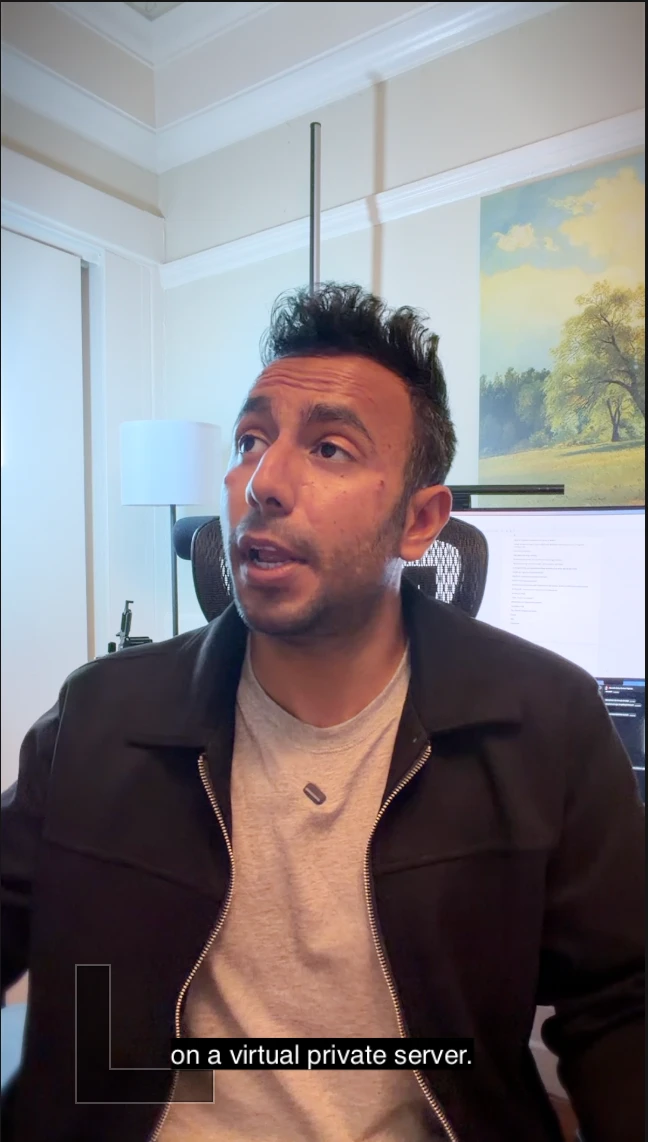
#> input picture videos/bluehost-agent-hosting/reference/face-sample.webp, 648 x 1142 px
$ python -i stickers.py   (imports and definitions only)
#> lines starting #> are read from the running program, lines starting #| are printed output that depends on the picture
"""Warm & witty sticker engine: renders each sticker as a full-frame 1080x1920 ProRes 4444 (alpha) clip.

Every value is a pure function of t, so any frame renders on its own.
Usage: python stickers.py [sticker_id ...]   (no args = all)
"""
import json, math, subprocess, sys
from PIL import Image, ImageDraw, ImageFont, ImageFilter

W, H, FPS = 1080, 1920, 30
ROOT = '/Users/harnoor/Downloads/travelopod/edit/'
OUT = ROOT + 'animations/stickers/'
FONTS = '/Users/harnoor/Developer/video edit fonts styles/fonts/'
POP_XB = FONTS + 'poppins/Poppins-ExtraBold.ttf'
POP_B = FONTS + 'poppins/Poppins-Bold.ttf'
HAND = ('/System/Library/Fonts/Noteworthy.ttc', 1)

YELLOW, TOMATO, SKY, INK, WHITE = (255, 224, 102), (255, 93, 74), (124, 198, 255), (34, 30, 28), (255, 255, 255)
BROWN, NAVY, GRAY = (90, 61, 0), (14, 34, 84), (236, 236, 240)


def font(path, size, index=0):
    return ImageFont.truetype(path, size, index=index)


def hand(size):
    return font(HAND[0], size, HAND[1])


# ---------- primitives (each returns an RGBA image, die-cut white border + soft shadow) ----------

def finish(img, border=10, shadow=True):
    """Add a white die-cut border and a soft drop shadow around the alpha shape."""
    pad = border + 24
    canvas = Image.new('RGBA', (img.width + 2 * pad, img.height + 2 * pad), (0, 0, 0, 0))
    a = Image.new('L', canvas.size, 0)
    a.paste(img.split()[3], (pad, pad))
    cut = a.filter(ImageFilter.MaxFilter(border * 2 + 1))
    if shadow:
        sh = cut.filter(ImageFilter.GaussianBlur(10)).point(lambda v: int(v * 0.35))
        layer = Image.new('RGBA', canvas.size, (0, 0, 0, 0))
        layer.putalpha(sh)
        canvas.alpha_composite(layer, (0, 8))
    white = Image.new('RGBA', canvas.size, WHITE + (0,))
    white.putalpha(cut)
    canvas.alpha_composite(white)
    canvas.alpha_composite(img, (pad, pad))
    return canvas


def text_size(d, s, f):
    b = d.textbbox((0, 0), s, font=f)
    return b[2] - b[0], b[3] - b[1], b


# [86 lines left out: functions sticky, badge, pill, price_card, chat_card, not called in this run]


# New Travelopod logo (brand Drive 'New Logo' folder, SVG rendered to transparent PNG): navy #002764 + orange #FCA800
LOGO = ROOT + 'assets/new_logo_White_BG-08.png'
LOGO_WHITE = ROOT + 'assets/new_logo_Blue_BG-07.png'
BRAND_NAVY = (0, 39, 100)


# [140 lines left out: functions logo_img, logo_card, wordmark, check_stamp, arrow, board_bg and 4 more, not called in this run]


from timemap import remap


# [4 lines left out: function E, not called in this run]


def R(a, b):
    """Offset (edit timeline) from old time a to old time b, for timing beats inside animated cards."""
    return remap(b) - remap(a)


# ---------- the cut list (output-timeline seconds, synced to payoff words) ----------

# [38 lines left out: function specs, not called in this run]


# [11 lines not run here, left out]

>>> import cv2
>>> picture = cv2.imread('../../bluehost-agent-hosting/reference/face-sample.webp', cv2.IMREAD_GRAYSCALE)
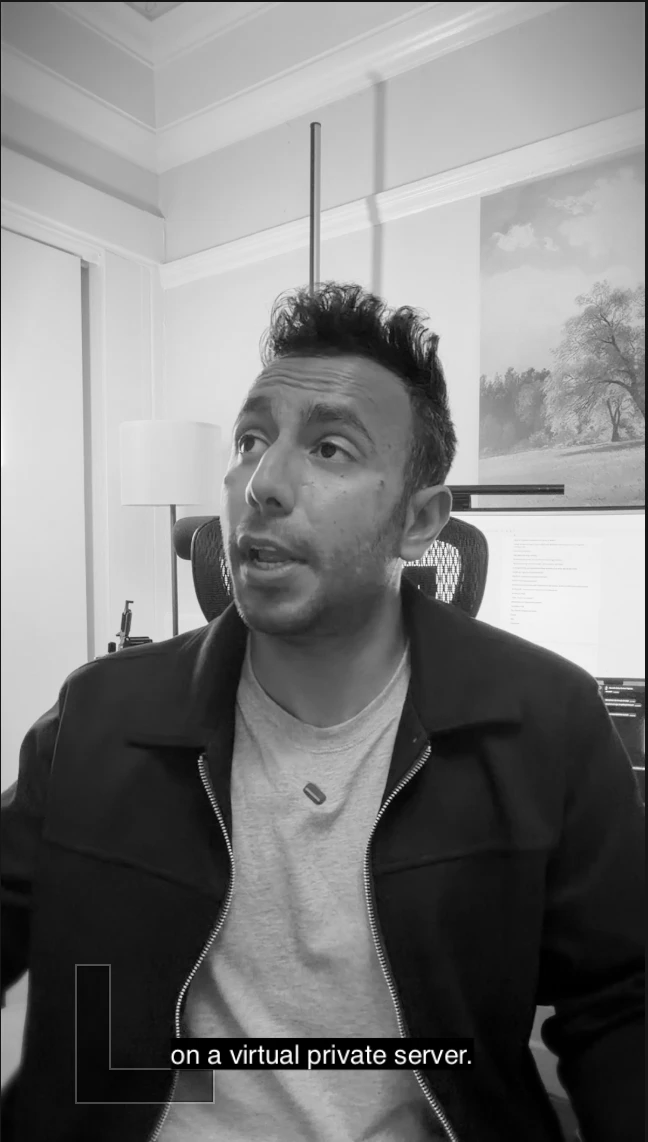
#> picture: shape (1142, 648); min 0, max 255, mean 124.4
>>> result = finish(picture)
#> (the run stopped early here; a loop or call above may not have finished)
